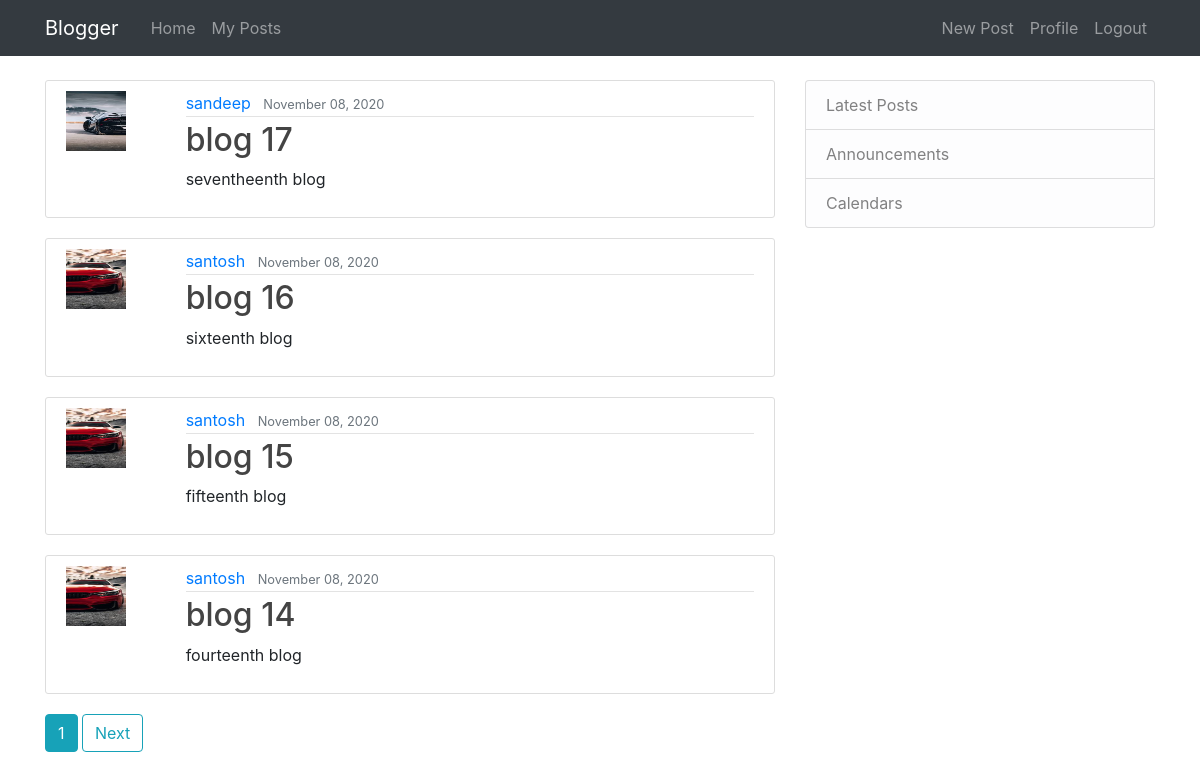
The app's page /home (signed in), older data.
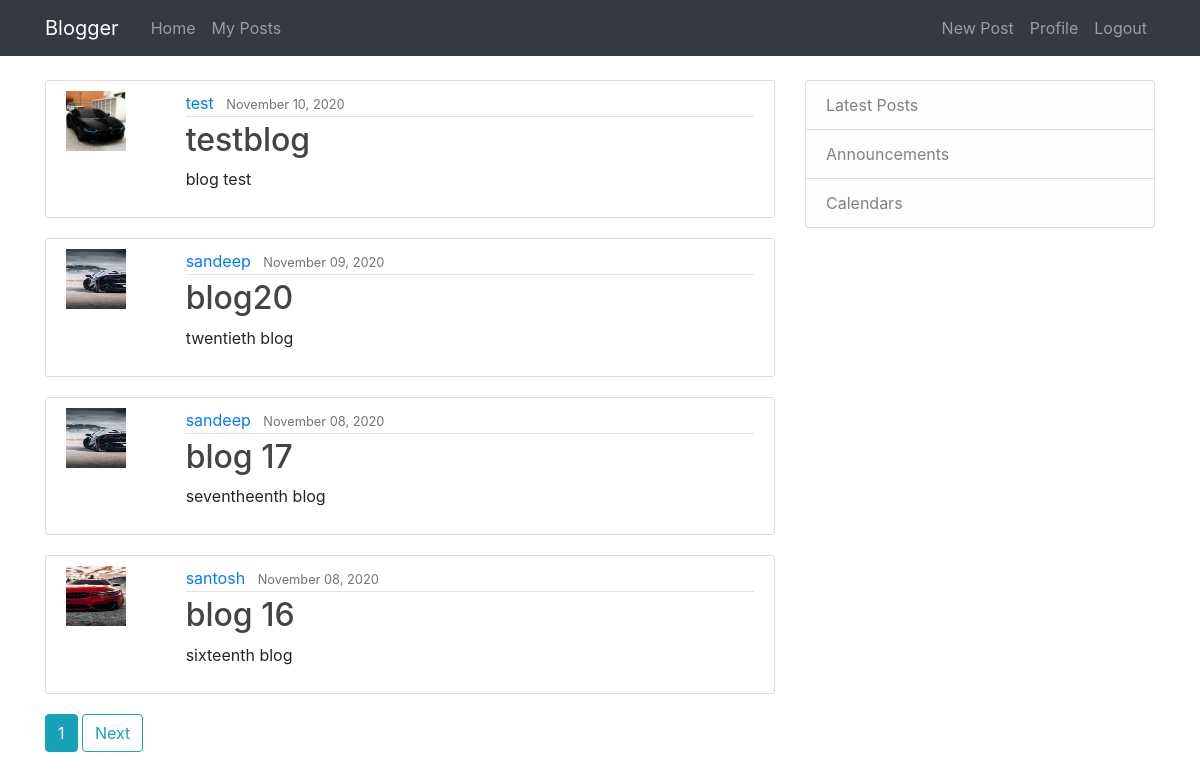
The same page, newer data.
### blog/models.py (models this page shows, shortened)
class Post(models.Model):
    title=models.CharField(max_length=100)
    content=models.TextField()
    date=models.DateTimeField(default=timezone.now)
    author=models.ForeignKey(User,on_delete=models.CASCADE)

### users/models.py (models this page shows, shortened)
class Profile(models.Model):
    user=models.OneToOneField(User,on_delete=models.CASCADE)
    image = models.ImageField(default='default.jpg', upload_to='profile_pics')

### blog/views.py (the view)
# urls.py: path('home',PostListView.as_view(),name='blog-home'),
class PostListView(LoginRequiredMixin,ListView):
    model=Post
    template_name = 'blog/home.html'
    context_object_name = 'posts'
    ordering = ['-date']
    paginate_by = 4

### blog/templates/blog/home.html (shortened to what this page needs)
{% extends "blog/base.html" %}
{% block content %}
    {% for post in posts %}
        <article class="media content-section">
          <div class="media-body row">
              <div class="col-sm-2"><img src="{{ post.author.profile.image.url }}" class="blog-image" width="60" height="60"></div>
              <div class="col">
                  <div class="article-metadata ">
                       <a class="mr-2" href="{% url 'user-posts' post.author.username%}">{{ post.author }}</a>
                        <small class="text-muted">{{ post.date|date:"F d, Y" }}</small>
                  </div>
                  <h2><a class="article-title" href="{% url 'post-detail' post.id%}">{{ post.title }}</a></h2>
                  <p class="article-content">{{ post.content }}</p>
              </div>
          </div>
        </article>
    {% endfor %}
    {% if is_paginated %}
        {% for num in page_obj.paginator.page_range %}
            {% if page_obj.number == num %}
                <a class="btn btn-info mb-4" href="?page={{ num }}">{{ num }}</a>
            {% endif %}
      {% endfor %}
      {% if page_obj.has_next %}
        <a class="btn btn-outline-info mb-4" href="?page={{ page_obj.next_page_number }}">Next</a>
      {% endif %}
    {% endif %}
{% endblock content %}

Row changes from the older to the newer data that the page shows:
no longer on this page (row unchanged): Post: author.profile.image (picture), author "santosh", date "November 08, 2020", title "blog 15", content "fifteenth blog"
no longer on this page (row unchanged): Post: author.profile.image (picture), author "santosh", date "November 08, 2020", title "blog 14", content "fourteenth blog"
added Post: author.profile.image (picture), author "test", date "November 10, 2020", title "testblog", content "blog test"
added Post: author.profile.image (picture), author "sandeep", date "November 09, 2020", title "blog20", content "twentieth blog"
